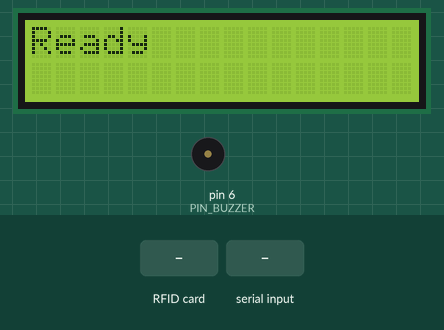
A program run on a simulated Arduino Uno, built with avr-gcc and run on an emulated ATmega328P. Shown: 16×2 character LCD, buzzer (waves = sounding). The inputs (shaded band) are chosen by the test bench. The local clock reads 2024-03-15 10:24:30 at power-on unless the program sets it; EEPROM starts erased; the modem accepts every AT command (registered, SIM ready, sends succeed) and sends nothing else; what the program prints to the serial monitor is not drawn.

Above: at 9.5 s.
9.6 s: RFID card 5E 7A 19 C4 held to the reader
At 11.65 s:
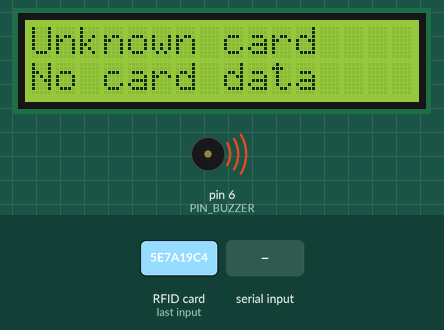
At 12.4 s:
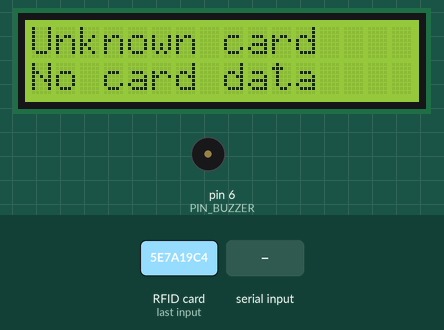
12.6 s: "DUMP\n" received over Serial
14.1 s: "CLEAR\n" received over Serial
17.1 s: "SIG\n" received over Serial
Timing chart, 0 to 20.1 s (numbered marks = the images above; inputs shaded):
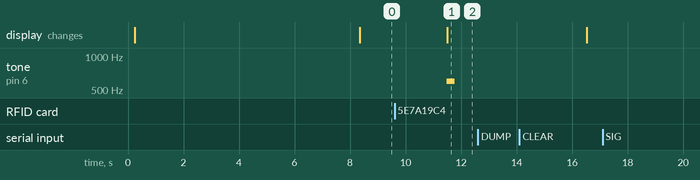

The program:

main.cpp
```cpp
#include <Arduino.h>
#include <Wire.h>
#include "../include/pins.h"
#include "../include/config.h"
#include "reader.h"
#include "card.h"
#include "clock.h"
#include "store.h"
#include "modem.h"
#include "smsq.h"
#include "display.h"
#include "buzzer.h"
#include <avr/wdt.h>
#include <string.h>
#include <stdlib.h>

// Some Uno clone bootloaders leave the watchdog armed with a short timeout;
// without an early disable, nothing pets it and the board resets partway
// through setup(), repeatably, looking exactly like a hardware fault. This
// runs in .init3 — before main()/setup(), even before C++ global
// constructors — the earliest point that matters if the timeout is short.
// Copied from ../src/main.cpp, which found this the hard way — see PLAN.md §1b.
void wdtEarlyDisable(void) __attribute__((naked)) __attribute__((section(".init3")));
void wdtEarlyDisable(void) {
    MCUSR = 0;
    wdt_disable();
}

// SMS-only gate scanner — see ../README.md for why this firmware exists
// separately from ../src/ rather than as a flag on it. Two rules, same as
// every build in this project:
//
//   1. A TAP IS ACCEPTED EVEN WHEN THE MODEM IS DOWN. reader::poll() and
//      store::push() never touch the modem — only smsq::service() does,
//      on its own schedule below.
//
//   2. NOTHING BLOCKS THE READER FOR LONG. modem::sendSms() is
//      bounded-blocking (see modem.h) — a tap during a send waits for it
//      to return, worst case SMS_SEND_TIMEOUT_MS. See idleDuringModemWait()
//      below for the one thing that stays responsive even during that wait.
//
// There is no roster, no server ingest, and no gateway-mode SMS here — see
// ../README.md's "What this build deliberately does not do" section. Every
// notification comes straight from the phone number written on the card
// (card.h) by card_writer/.

static uint32_t s_lastClock = 0;
static uint32_t s_lastSmsPoll = 0;
static bool     s_awaitingSmsDone = false;   // an SMS was just enqueued — waiting
                                              // for smsq to actually send it so the
                                              // LCD can stop showing "Sending..."
static uint32_t s_idleAt = 0;                // when to revert the LCD to Status::Idle;
                                              // 0 = no revert pending.

// Shows a RESULT (as opposed to the transient "Sending..." state) and arms
// the revert-to-idle timer — see STATUS_HOLD_MS in config.h.
static void showResult(Status s, const char* detail) {
    display::show(s, detail);
    s_idleAt = millis() + STATUS_HOLD_MS;
}

// Checks for one unread SMS and forwards it over serial — see modem.h's
// pollSms() and dashboard/app.py, the only consumer. Never more than one
// message per call, same discipline as smsq::service()'s one send —
// bounded, so this can't turn into an unbounded blocking run if several
// messages arrive at once (the next one is picked up on the next timer
// tick instead).
static void pollIncomingSms() {
    char from[SMS_NUMBER_MAX];
    char text[SMS_RX_BODY_MAX];
    if (!modem::pollSms(from, sizeof from, text, sizeof text)) return;
    // Machine-parseable, same "TAP " convention as handleTap()'s line —
    // dashboard/app.py's parse_line() keys off the "SMS " prefix.
    Serial.print(F("SMS from=")); Serial.print(from);
    Serial.print(F(" text="));    Serial.println(text);
}

// Handles one tap if the reader has one ready. A standalone function only
// so it reads cleanly from loop() — see idleDuringModemWait()'s comment
// for why it does NOT run during a blocking modem call.
static void handleTap() {
    Tap t;
    if (reader::poll(t)) {
        // Cancel any revert-to-idle timer left over from a PREVIOUS tap's
        // result before showing anything for this one — a stale timer from
        // an earlier tap firing mid-"Sending..." on a later tap would snap
        // the LCD back to "Ready" while a real send was still in flight.
        // Every new tap owns the timer outright from the moment it's
        // detected.
        s_idleAt = 0;

        // Declared out here (not inside the else block below) so the TAP
        // line printed below — the web dashboard's only source for a
        // human name, since the EEPROM ring never stores one, see store.h
        // — can report it regardless of which branch ran. Stays hasCardData
        // false / cd unset if the RTC-missing branch runs, which is
        // correct: no card was read in that case.
        CardData cd;
        bool hasCardData = false;

        if (!clockw::ok()) {
            buzzer::play(Cue::Error);
            showResult(Status::Error, "No RTC clock");
            reader::release();
        } else {
            // Read once, up front, while the card is still SELECTED
            // (reader::poll() deferred the halt exactly so this could
            // happen) — this MUST run before reader::release() below.
            hasCardData = card::read(cd);
            const char* label = hasCardData ? cd.name : t.uid;

            store::push(t.uid, t.recorded_at, hasCardData);   // local audit trail — always logged, see store.h

            if (hasCardData) {
                char msg[SMS_BODY_MAX];
                snprintf(msg, sizeof msg, "%s tapped in", cd.name);
                if (smsq::enqueue(cd.phone, msg)) {
                    buzzer::play(Cue::Accepted);
                    display::show(Status::Sending, label);   // see loop()'s s_awaitingSmsDone; no idle timer armed here on purpose, only on the terminal result below
                    s_awaitingSmsDone = true;
                } else {
                    buzzer::play(Cue::Error);
                    showResult(Status::Error, "SMS busy");   // previous send still in flight — SMS_QUEUE_DEPTH=1
                }
            } else {
                buzzer::play(Cue::Unknown);
                showResult(Status::Unknown, "No card data");   // card not enrolled — see card_writer/
            }

            reader::release();
        }

        // Machine-parseable (also human-readable) — the web dashboard's
        // serial reader keys off the "TAP " prefix and these key=value
        // tokens. See dashboard/app.py's parse_line().
        Serial.print(F("TAP uid=")); Serial.print(t.uid);
        Serial.print(F(" at="));     Serial.print(t.recorded_at);
        Serial.print(F(" name="));   Serial.print(hasCardData ? cd.name : "-");
        Serial.print(F(" logged=")); Serial.println((unsigned)store::depth());
    } else if (reader::sawDuplicate()) {
        buzzer::play(Cue::Duplicate);
    }
}

// modem::setIdleHook() target — called on every spin of every blocking AT
// wait. Only buzzer::service() runs here, not handleTap(): nesting a real
// SPI round trip (card::read()'s raw[48] buffer, the Tap struct, the SMS
// body) inside modem.cpp's own AT-wait call stack was tried in ../src/ and
// reverted after it reset the board on real hardware — this build starts
// from that lesson rather than re-learning it. See ../src/main.cpp's
// longer comment on the same function for the full story.
static void idleDuringModemWait() {
    buzzer::service();
}

// --------------------------------------------------------- serial console --
// A USB connection is the only way to get taps back off this device (see
// store.h) or to check registration/signal without waiting for a boot log
// to scroll by — deliberately just three commands, not a general shell.
static char    s_line[16];
static uint8_t s_lineLen = 0;

static void printDumpRow(const char* uid, uint32_t at, bool hadCardData) {
    Serial.print(uid);
    Serial.print(',');
    Serial.print(at);
    Serial.print(',');
    Serial.println(hadCardData ? F("card") : F("uid-only"));
}

static void handleConsoleLine() {
    if (strcmp(s_line, "DUMP") == 0) {
        Serial.print(F("uid,recorded_at,source (")); Serial.print((unsigned)store::depth()); Serial.println(F(" records)"));
        store::forEach(printDumpRow);
    } else if (strcmp(s_line, "CLEAR") == 0) {
        store::clear();
        Serial.println(F("OK: audit ring cleared"));
    } else if (strcmp(s_line, "SIG") == 0) {
        Serial.print(F("registered=")); Serial.print(modem::registered());
        Serial.print(F(" csq="));       Serial.println(modem::signalQuality());
    } else if (strcmp(s_line, "CLK") == 0) {
        Serial.print(F("rtc_before=")); Serial.println(clockw::now());
        uint32_t epoch;
        bool ok = modem::syncClockFromNetwork(epoch);
        Serial.print(F("AT+CCLK sync ")); Serial.print(ok ? F("OK epoch=") : F("FAILED"));
        if (ok) { Serial.println(epoch); clockw::setFromEpoch(epoch); }
        Serial.print(F("rtc_after=")); Serial.println(clockw::now());
    } else if (strncmp(s_line, "SETTIME ", 8) == 0) {
        // Manual fallback for a carrier that doesn't push NITZ time over
        // AT+CCLK? — confirmed on real hardware (2026-08-31): registered
        // fine (AT+CREG stat=1), but CLK's own AT+CCLK? sync FAILED every
        // time, leaving the DS1302 stuck on whatever it was last set to
        // (a stale test value, in this case genuinely 64 years wrong) with
        // no automatic way to self-correct. dashboard/app.py's "Set clock"
        // action sends this with the laptop's own accurate wall-clock UTC
        // epoch. UNIX epoch, UTC — same unit setFromEpoch() already takes
        // from the network path, so nothing downstream needs to know which
        // source set it.
        uint32_t epoch = (uint32_t)strtoul(s_line + 8, nullptr, 10);
        clockw::setFromEpoch(epoch);
        Serial.print(F("OK: rtc set to ")); Serial.println(clockw::now());
    } else if (s_lineLen) {
        Serial.println(F("ERR: commands are DUMP, CLEAR, SIG, CLK, SETTIME <epoch>"));
    }
}

static void serviceConsole() {
    while (Serial.available()) {
        char c = (char)Serial.read();
        if (c == '\r') continue;
        if (c == '\n') {
            s_line[s_lineLen] = 0;
            handleConsoleLine();
            s_lineLen = 0;
            continue;
        }
        if (s_lineLen < sizeof(s_line) - 1) s_line[s_lineLen++] = c;
    }
}

void setup() {
    wdt_disable();   // belt-and-suspenders alongside the .init3 version above
    Serial.begin(9600);
    Wire.begin();

    display::begin();
    buzzer::begin();
    // display::begin() already left "Initializing" on line 1 — this build
    // keeps that up (with a line-2 detail of whatever's currently blocking
    // setup()) through the WHOLE init sequence below, not just an instant
    // before getting overwritten. modem::begin() alone can block several
    // seconds retrying AT — showing "Ready" before that finished (the
    // previous behavior: display::show(Status::Idle) ran right here) was
    // misleading, since a tap during that window works fine (nothing here
    // touches the modem) but the screen claimed the device was idle while
    // setup() hadn't actually returned yet.
    display::show(Status::Init, "RTC/reader...");

    bool rtc = clockw::begin();
    if (!rtc) Serial.println(F("FATAL: DS1302 missing, unset, or not answering - taps will be REFUSED"));

    store::begin();
    reader::begin();

    display::show(Status::Init, "Modem...");

    // Registered before modem::begin() runs so even boot-time blocking (the
    // AT ping retries in begin()) stays tap-responsive.
    modem::setIdleHook(idleDuringModemWait);
    bool modemOk = modem::begin();
    smsq::begin();

    bool reg = false;
    if (modemOk) {
        uint32_t epoch;
        if (modem::syncClockFromNetwork(epoch)) { clockw::setFromEpoch(epoch); s_lastClock = millis(); }
        reg = modem::registered();
    }

    display::show(Status::Idle, "");   // "" clears line 2 — setup() is genuinely done now

    Serial.print(F("sms_scanner up | rtc=")); Serial.print(clockw::ok());
    Serial.print(F(" logged="));              Serial.print((unsigned)store::depth());
    Serial.print(F(" modem="));               Serial.print(modemOk ? F("ok") : F("FAILED"));
    Serial.print(F(" net="));                 Serial.println(reg ? F("registered") : F("NOT REGISTERED - SMS will fail"));
    Serial.println(F("console: DUMP, CLEAR, SIG"));
}

void loop() {
    uint32_t now = millis();

    buzzer::service();
    smsq::service();
    serviceConsole();

    // SMS_QUEUE_DEPTH is 1, so "back to empty" reliably means the tap we
    // just logged has been sent (or given up on, if the modem itself
    // failed) — replace "Sending..." with a real confirmation instead of
    // leaving it on screen forever.
    if (s_awaitingSmsDone && smsq::depth() == 0) {
        showResult(Status::Ok, "SMS Sent");
        s_awaitingSmsDone = false;
    }

    handleTap();

    // Revert the LCD to "Ready" once a result has been on screen long
    // enough to read — see STATUS_HOLD_MS in config.h.
    if (s_idleAt && (int32_t)(now - s_idleAt) >= 0) {
        display::show(Status::Idle, "");   // "" (not nullptr) so display::show() blanks line 2 too, not just line 1 — see display.cpp's writeRow()
        s_idleAt = 0;
    }

    if (now - s_lastClock >= CLOCK_RESYNC_S * 1000UL) {
        s_lastClock = now;
        uint32_t epoch;
        if (modem::syncClockFromNetwork(epoch)) clockw::setFromEpoch(epoch);
    }

    if (now - s_lastSmsPoll >= SMS_POLL_MS) {
        s_lastSmsPoll = now;
        pollIncomingSms();
    }
}
```

eeprom_layout.h
```cpp
#pragma once
#include "config.h"

// Single source of truth for the audit-ring's EEPROM offsets — see
// store.h. Just one region in this build (no roster block — see
// config.h), unlike ../include/eeprom_layout.h's two.

namespace eeprom_layout {
    // record = uint8 uidLen + 7 raw UID bytes (zero-padded) + uint32
    // recorded_at + uint8 flags = 13 bytes. Raw UID, not a hash: this is a
    // local audit trail meant to be read by a human (store::forEach(), the
    // serial DUMP command), not matched against anything.
    constexpr int QUEUE_UID_MAX     = 7;   // MFRC522 UIDs are 4 or 7 bytes; 7 covers both
    constexpr int QUEUE_RECORD_SIZE = 1 + QUEUE_UID_MAX + 4 + 1;   // 13
    constexpr int QUEUE_HEAD = 0;
    constexpr int QUEUE_TAIL = QUEUE_HEAD + 2;
    constexpr int QUEUE_DATA = QUEUE_TAIL + 2;
    constexpr int QUEUE_END  = QUEUE_DATA + QUEUE_CAPACITY * QUEUE_RECORD_SIZE;   // 992 with QUEUE_CAPACITY=76

    static_assert(QUEUE_END <= 1024, "EEPROM layout exceeds the Uno's 1024-byte EEPROM");
}
```

buzzer.cpp
```cpp
#include "buzzer.h"
#include "../include/pins.h"
#include <Arduino.h>

static uint32_t s_offAt = 0;

namespace buzzer {

void begin() { pinMode(PIN_BUZZER, OUTPUT); noTone(PIN_BUZZER); }

void play(Cue c) {
    uint16_t freq, ms;
    switch (c) {
        case Cue::Accepted:  freq = 2000; ms =  80; break;
        case Cue::Offline:   freq = 1200; ms = 150; break;
        case Cue::Unknown:   freq =  600; ms = 300; break;
        case Cue::Duplicate: freq = 2500; ms =  40; break;
        case Cue::Error:     freq =  300; ms = 400; break;
    }
    // Passing a duration lets the AVR core's own timer ISR stop the tone,
    // independent of loop() ever calling service() again in time. That
    // matters here specifically: modem::sendSms() (see smsq.cpp) blocks
    // the whole loop() for the AT+CMGS exchange, up to SMS_SEND_TIMEOUT_MS
    // — with the old 2-arg tone() (which never stops on its own), any cue
    // played just before that blocking call kept sounding for the entire
    // send, which read as one continuous beep with no way to scan another
    // card until it finished. s_offAt/service() stay as a defensive
    // backstop, not the primary stop mechanism anymore.
    tone(PIN_BUZZER, freq, ms);
    s_offAt = millis() + ms;
}

void service() {
    if (s_offAt && (int32_t)(millis() - s_offAt) >= 0) {
        noTone(PIN_BUZZER);
        s_offAt = 0;
    }
}

}
```

buzzer.h
```cpp
#pragma once

// Piezo buzzer, plain GPIO via transistor. No PWM library needed — tone()
// is built into the AVR core and is non-blocking once started.

enum class Cue { Accepted, Offline, Unknown, Duplicate, Error };

namespace buzzer {
    void begin();
    void play(Cue c);   // fire-and-forget; does not block the loop
    void service();     // stops the tone once its duration has elapsed
}
```

clock.cpp
```cpp
#include "clock.h"
#include "../include/pins.h"
#include <ThreeWire.h>
#include <RtcDS1302.h>

static ThreeWire        s_wire(PIN_RTC_IO, PIN_RTC_SCLK, PIN_RTC_CE);
static RtcDS1302<ThreeWire> s_rtc(s_wire);
static bool     s_ok       = false;
static uint32_t s_lastSync = 0;

namespace clockw {

bool begin() {
    s_rtc.Begin();
    // IsDateTimeValid() here is only a register-range sanity check (see
    // clock.h's warning) — GetIsRunning() adds the clock-halt bit as a
    // second, equally imperfect signal. Together they catch a DS1302 that's
    // clearly uninitialized; neither catches a silent backup-power loss.
    s_ok = s_rtc.IsDateTimeValid() && s_rtc.GetIsRunning();
    return s_ok;
}

bool ok() { return s_ok; }

uint32_t now() { return s_ok ? s_rtc.GetDateTime().Unix32Time() : 0; }

void setFromEpoch(uint32_t epoch) {
    if (epoch < 1700000000UL) return;   // obviously wrong; ignore it
    RtcDateTime dt(0);
    dt.InitWithUnix32Time(epoch);
    s_rtc.SetIsWriteProtected(false);   // SetDateTime() silently no-ops otherwise
    s_rtc.SetDateTime(dt);
    s_rtc.SetIsRunning(true);
    s_ok = true;                        // a good sync clears any doubt
    s_lastSync = epoch;
}

uint32_t lastSync() { return s_lastSync; }

}
```

display.h
```cpp
#pragma once

// Feedback display — a character LCD over I2C (PCF8574 backpack), sharing
// the bus with the DS3231 (A4/A5). Replaces the RGB-LED-over-I2C design:
// the module actually on hand is an LCD backpack, not a PCA9633 — see
// config.h for how that was discovered. Status is a short line of text
// instead of a colour, which is arguably better feedback anyway (a child
// can read "Tap OK" — no colour-blindness ambiguity, no memorizing what
// blue vs orange means).

enum class Status { Ok, Error, Sending, Unknown, Idle, Init };

namespace display {
    void begin();
    // detail is optional second-line text (e.g. a queue depth, a name) —
    // pass nullptr to leave the second line as-is.
    void show(Status s, const char* detail = nullptr);
}
```

Source omitted: card.cpp (2364 bytes), card.h (3418 bytes), clock.h (1735 bytes), display.cpp (1346 bytes), modem.cpp (7213 bytes), modem.h (2015 bytes), reader.cpp (4234 bytes), reader.h (1420 bytes), smsq.cpp (1012 bytes), smsq.h (611 bytes), store.cpp (3003 bytes), store.h (1399 bytes) and 2 more

Measured:
- after the input at 9.6 s, tone on pin 6 (PIN_BUZZER): silent → 600 Hz after 1.9 s, → silent 0.30 s later; the display: changes after 1.9 s (image 1)
- after the input at 12.6 s, every drawn part: stays the same
- after the input at 17.1 s, every drawn part: stays the same
